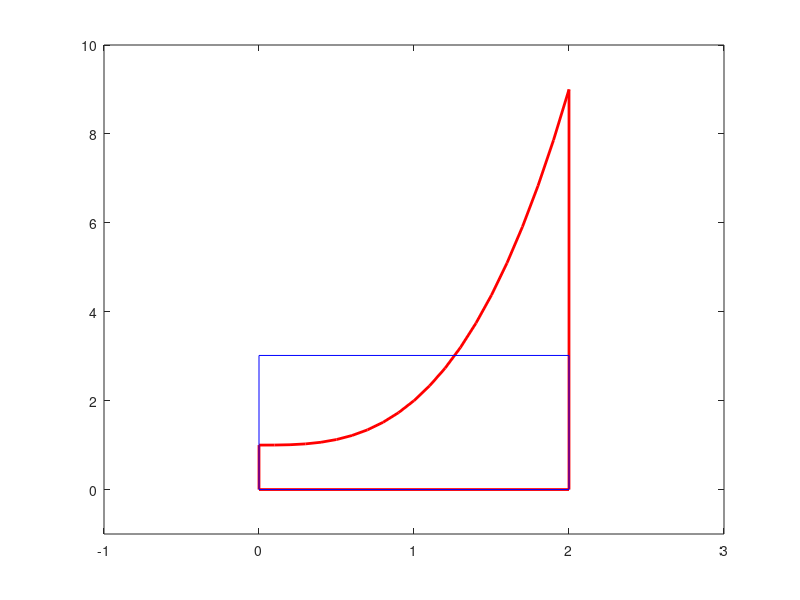

MATLAB code for this plot:
clc

a=0;
b=2;
n=10000;

X=a:0.1:b;
Y=X.^3+1;
%rysujemy wykres x^3+1
plot(X,Y,"linewidth",2,"color","red")
axis([a-1,b+1,-1,max(Y)+1]);

%dorysowujemy reszte brzegow figury
line([X(1),X(1)],[0,Y(1)],"linewidth",2,"color","red")
line([X(length(X)),X(length(X))],[0,Y(length(X))],"linewidth",2,"color","red")
line([X(1),X(length(X))],[0,0],"linewidth",2,"color","red")

%przeprowadzamy ankiete

S=0;
for i=1:n
x=2*rand;
S=S+x^3+1;
endfor
wartsr=S/n
calka=wartsr*(b-a)





%rysujemy prostokat
line([0,2],[0,0],"color","blue")
line([0,2],[wartsr,wartsr],"color","blue")
line([0,0],[0,wartsr],"color","blue")
line([2,2],[0,wartsr],"color","blue")




